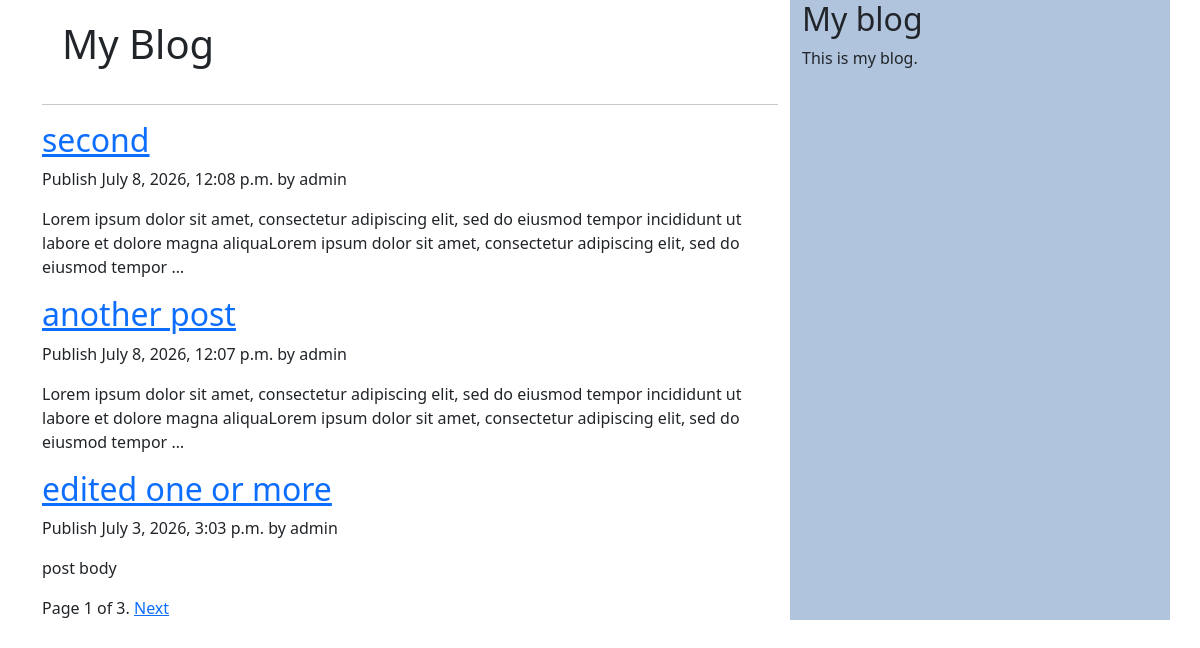
The page / on the database its author committed.
### blog/models.py (models this page shows, shortened)
class Post(models.Model):
    class Status(models.TextChoices):
        DRAFT = ("DF", "Draft")
        PUBLISH = ("PB", "Published")
    title = models.CharField(max_length=250)
    slug = models.SlugField(max_length=250,unique_for_date='publish')
    author = models.ForeignKey(
        settings.AUTH_USER_MODEL, on_delete=models.CASCADE, related_name="blog_posts"
    )
    body = models.TextField()
    publish = models.DateTimeField(default=timezone.now)
    created = models.DateTimeField(auto_now_add=True)
    updated = models.DateTimeField(auto_now=True)
    status = models.CharField(choices=Status, max_length=2, default=Status.DRAFT)
    objects = models.Manager()
    published = PublishedManager()
    def get_absolute_url(self):
        return reverse('blog:post_detail',args=[self.publish.year,self.publish.month,self.publish.day,self.slug])
    class Meta:
        ordering = ["-publish"]
        indexes = [
            models.Index(fields=["-publish"]),
        ]

### blog/views.py (the view)
# urls.py: path("",post_list,name="post_list"),
def post_list(request):
    post_list=Post.objects.all()
    paginator=Paginator(post_list,3)
    page_number=request.GET.get('page',1)
    try:
        posts=paginator.page(page_number)
    except PageNotAnInteger:
        posts=paginator.page(1)
    except EmptyPage:
        posts=paginator.page(paginator.num_pages)
    return render(request,'blog/post_list.html',{'posts':posts})

### blog/templates/blog/post_list.html (shortened to what this page needs)
{% extends 'base.html' %}
{% block content %}
<h1>My Blog</h1>
<hr>
{% for post in posts%}
<h2><a href="{{ post.get_absolute_url }}">{{post.title}}</a></h2>
<p class="date">Publish {{post.publish}} by {{post.author}}</p>
{{ post.body|truncatewords:30|linebreaks }}
{% endfor %}
{% include 'pagination.html' with page=posts %}
{% endblock %}

### blog/templates/base.html (shortened to what this page needs)
<!DOCTYPE html>
{% load static %}
<html lang="en">
    <head>
        <link
            href="https://cdn.jsdelivr.net/npm/bootstrap@5.3.0/dist/css/bootstrap.min.css"
            rel="stylesheet">
        <link rel="stylesheet" href="{% static 'style.css' %}">
    </head>
    <body>
        <div class="container">
            <div class="row">
                <div class="col-8" id="content">
                    {% block content %}
                    {% endblock %}
                </div>
                <div class="col-4" id="sidebar">
                    <h2>My blog</h2>
                    <p>This is my blog.</p>
                </div>
            </div>
        </div>
    </body>
</html>

### blog/templates/pagination.html (shortened to what this page needs)
<div class="pagination">
    <span class="step-links">
        <span class="current">
            Page {{ page.number }} of {{ page.paginator.num_pages }}.
        </span>
        {% if page.has_next %}
        <a href="?page={{ page.next_page_number}}"> Next</a>
        {% endif %}
    </span>
</div>

### static/style.css (style rules this page uses)
h1 { padding: 20px; }
#sidebar { background-color: lightsteelblue; }

### rows shown on the page
Post: title "second", publish "July 8, 2026, 12:08 p.m.", author "admin", body "Lorem ipsum dolor sit amet, consectetur adipiscing elit, sed do eiusmod tempor incididunt ut labore et dolore magna aliquaLorem ipsum dolor sit amet, consectetur adipiscing elit, sed do eiusmod tempor …"
Post: title "another post", publish "July 8, 2026, 12:07 p.m.", author "admin", body "Lorem ipsum dolor sit amet, consectetur adipiscing elit, sed do eiusmod tempor incididunt ut labore et dolore magna aliquaLorem ipsum dolor sit amet, consectetur adipiscing elit, sed do eiusmod tempor …"
Post: title "edited one or more", publish "July 3, 2026, 3:03 p.m.", author "admin", body "post body"

### other values the page prints
{{ page.number }} "1"
{{ page.paginator.num_pages }} "3"
